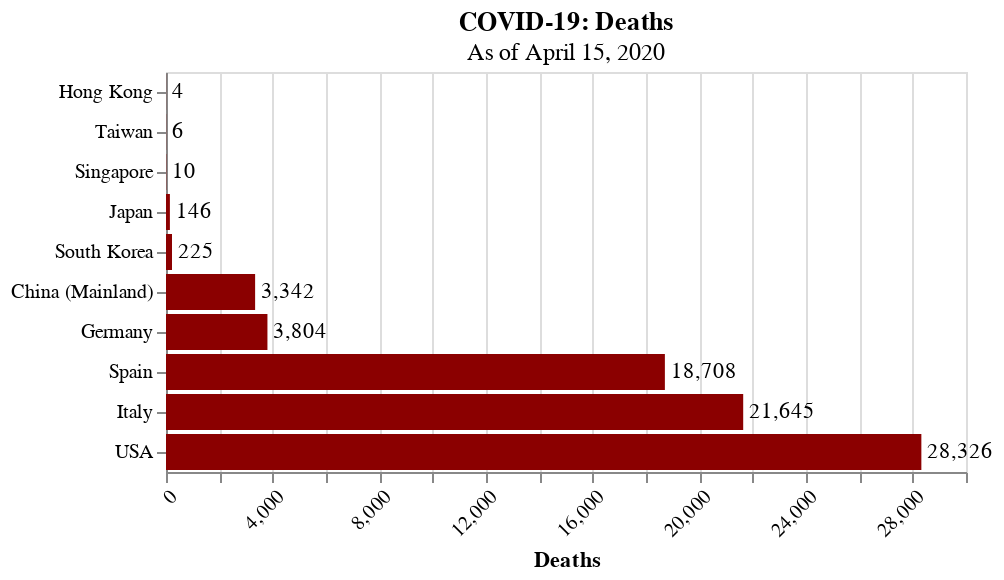

Here is the notebook cell this chart was saved with:
### Code cell
# Total Deaths
data = pd.DataFrame(list(zip(names, deaths)), columns=['Region', 'Deaths'])

bars = alt.Chart(data).mark_bar().encode(
    x="Deaths:Q",
    y=alt.Y("Region:O", sort='x')
).properties(
    title={
        "text":'COVID-19: Deaths',
        "subtitle":'As of ' + as_of_date.strftime("%B %d, %Y")
    }
)

text = bars.mark_text(
    align='left',
    baseline='middle',
    dx=3
).encode(
    text=(
        alt.Text("Deaths:Q", format=",")
    )
)

alt.layer(bars, text).configure_axisX(
    labelAngle=-45
).configure_axisY(
    title=None
).configure_bar(
    color='darkred'
)

### Figure 1 — Vega-Lite specification as saved in the notebook (floating-point values rounded to 4 significant figures)
{"config": {"view": {"continuousWidth": 400, "continuousHeight": 300}, "axisX": {"labelAngle": -45}, "axisY": {"title": null}, "bar": {"color": "darkred"}}, "layer": [{"mark": "bar", "encoding": {"x": {"type": "quantitative", "field": "Deaths"}, "y": {"type": "ordinal", "field": "Region", "sort": "x"}}, "title": {"text": "COVID-19: Deaths", "subtitle": "As of April 15, 2020"}}, {"mark": {"type": "text", "align": "left", "baseline": "middle", "dx": 3}, "encoding": {"text": {"type": "quantitative", "field": "Deaths", "format": ","}, "x": {"type": "quantitative", "field": "Deaths"}, "y": {"type": "ordinal", "field": "Region", "sort": "x"}}, "title": {"text": "COVID-19: Deaths", "subtitle": "As of April 15, 2020"}}], "data": {"name": "data-12d5355051ecbdb24ec2ac29b61fefe2"}, "$schema": "https://vega.github.io/schema/vega-lite/v4.8.1.json", "datasets": {"data-12d5355051ecbdb24ec2ac29b61fefe2": [{"Region": "Taiwan", "Deaths": 6}, {"Region": "Singapore", "Deaths": 10}, {"Region": "Hong Kong", "Deaths": 4}, {"Region": "South Korea", "Deaths": 225}, {"Region": "Japan", "Deaths": 146}, {"Region": "China (Mainland)", "Deaths": 3342}, {"Region": "USA", "Deaths": 28326}, {"Region": "Italy", "Deaths": 21645}, {"Region": "Germany", "Deaths": 3804}, {"Region": "Spain", "Deaths": 18708}]}}
